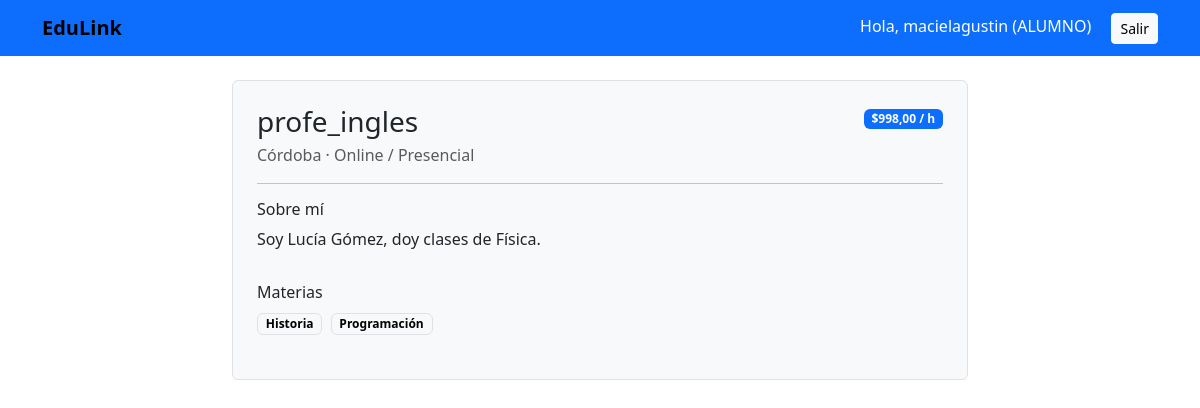
Screenshot of /maestros/2/ (signed in) with the database file from the repository.
### cuentas/models.py (models this page shows, shortened)
class Usuario(AbstractUser):
    ROL_CHOICES = (
        ('USER', 'Usuario'),
        ('ALUMNO', 'Alumno'),
        ('MAESTRO', 'Maestro'),
        ('ADMIN', 'Administrador'),
    )
    rol = models.CharField(max_length=10, choices=ROL_CHOICES, default='USER')
    telefono = models.CharField(max_length=30, blank=True)

class Maestro(models.Model):
    usuario = models.OneToOneField('Usuario', on_delete=models.CASCADE)
    bio = models.TextField(blank=True)
    precio_hora = models.DecimalField(max_digits=10, decimal_places=2, default=0)
    online = models.BooleanField(default=True)
    presencial = models.BooleanField(default=False)
    ciudad = models.CharField(max_length=80, blank=True)
    cv = models.FileField(upload_to="cv_maestros/", blank=True, null=True)
    materias = models.ManyToManyField('catalogo.Materia', blank=True, related_name='maestros')

### catalogo/models.py (models this page shows, shortened)
class Materia(models.Model):
    nombre = models.CharField(max_length=80, unique=True)
    class Meta:
        ordering = ["nombre"]

### catalogo/views.py (the view)
# urls.py: path("maestros/<int:maestro_id>/", maestro_detalle, name="maestro_detalle"),
def maestro_detalle(request, maestro_id):
    m = get_object_or_404(
        Maestro.objects.select_related("usuario").prefetch_related("materias"),
        pk=maestro_id
    )
    return render(request, "catalogo/maestro_detalle.html", {"maestro": m})

### templates/catalogo/maestro_detalle.html (shortened to what this page needs)
{% extends "base.html" %}
{% block content %}
<div class="row justify-content-center">
  <div class="col-lg-8">
    <div class="card p-4">
      <div class="d-flex justify-content-between align-items-start">
        <div>
          <h3 class="mb-1">{{ maestro.usuario.username }}</h3>
          <div class="text-muted">
            {{ maestro.ciudad|default:"(sin ciudad)" }} ·
            {% if maestro.online %}Online{% endif %}
            {% if maestro.online and maestro.presencial %} / {% endif %}
            {% if maestro.presencial %}Presencial{% endif %}
          </div>
        </div>
        {% if maestro.precio_hora %}
          <div class="text-end">
            <div class="badge bg-primary">${{ maestro.precio_hora }} / h</div>
          </div>
        {% endif %}
      </div>
      <hr>
      <h6>Sobre mí</h6>
      <p>{{ maestro.bio|default:"Sin descripción" }}</p>
      <h6 class="mt-3">Materias</h6>
      <p>
        {% for mat in maestro.materias.all %}
          <span class="badge text-bg-light border me-1 mb-1">{{ mat.nombre }}</span>
        {% empty %}
          <span class="text-muted">Sin materias</span>
        {% endfor %}
      </p>
    </div>
  </div>
</div>
{% endblock %}

### templates/base.html (shortened to what this page needs)
{% load static %}
<!doctype html>
<html lang="es">
<head>
  <link href="https://cdn.jsdelivr.net/npm/bootstrap@5.3.3/dist/css/bootstrap.min.css" rel="stylesheet">
  <link rel="stylesheet" href="{% static 'css/styles.css' %}">
</head>
<body>
<nav class="navbar navbar-expand-lg navbar-custom">
  <div class="container">
    <a class="navbar-brand fw-bold" href="{% url 'home' %}">EduLink</a>
    <div>
      {% if request.user.is_authenticated %}
        <span class="me-3 text-white">Hola, {{ request.user.username }} ({{ request.user.rol }})</span>
        <a class="btn btn-sm btn-light" href="{% url 'logout' %}">Salir</a>
      {% else %}
        <a class="btn btn-sm btn-light me-2" href="{% url 'login' %}">Login</a>
        <a class="btn btn-sm btn-acento" href="{% url 'registro_persona' %}">Registrarse</a>
      {% endif %}
    </div>
  </div>
</nav>
<div class="container py-4">
  {% block content %}{% endblock %}
</div>
</body>
</html>

### templates/base.html (style rules this page uses)
:root { --c1: #ffffff; --c2: #0d6efd; }
body { background: var(--c1); color: #212529; }
a { color: var(--c2); }
.card { background:#f8f9fa; border:1px solid #dee2e6; color:#212529; }
.navbar-custom { background: var(--c2); }
.navbar-custom .navbar-brand, .navbar-custom .nav-link, .navbar-custom .btn { color: #000000; }

### rows the page displays
Usuario: user.username "macielagustin", user.rol "ALUMNO"
Maestro: usuario.username "profe_ingles", ciudad "Córdoba", precio_hora "998,00", bio "Soy Lucía Gómez, doy clases de Física."
Materia: nombre "Historia"
Materia: nombre "Programación"
